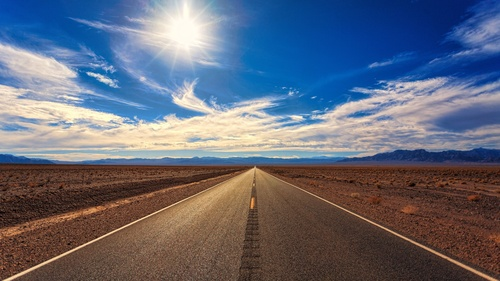
#> input picture course/code/data/features/estrada.jpg, 500 x 281 px
$ python 08_hough.py
#> lines starting #> are read from the running program, lines starting #| are printed output that depends on the picture; after the words box and inside, x2 and y2 are one past the last pixel; in counts of white or black regions, pixels touching at a corner belong together
### course/code/cvutils.py
"""Small helpers shared by every lesson script.

Each lesson is a plain Python script:

    python 05_filtering.py            # opens the figures in a window
    python 05_filtering.py --save out # writes the figures to out/ instead

The helpers only deal with loading data and drawing figures, so the computer
vision code in the lessons stays readable.
"""
import argparse
from pathlib import Path

import cv2
import matplotlib
import numpy as np

DATA = Path(__file__).resolve().parent / "data"

_save_dir = None
_prefix = ""


def setup(lesson):
    """Parse the command line. Call once at the top of a lesson script."""
    global _save_dir, _prefix
    parser = argparse.ArgumentParser(description=f"Lesson {lesson}")
    parser.add_argument("--save", metavar="DIR", help="save figures to DIR instead of showing them")
    args = parser.parse_args()
    _prefix = lesson
    if args.save:
        matplotlib.use("Agg")
        _save_dir = Path(args.save)
        _save_dir.mkdir(parents=True, exist_ok=True)
    np.random.seed(0)


def path(name):
    """Absolute path of a file inside the data/ folder."""
    return DATA / name


def imread(name, flags=cv2.IMREAD_COLOR):
    """cv2.imread that fails loudly instead of silently returning None."""
    img = cv2.imread(str(path(name)), flags)
    if img is None:
        raise FileNotFoundError(f"could not read {path(name)}")
    return img


def _draw(ax, img, title, cmap):
    if img.ndim == 3:
        # OpenCV stores colour images as BGR, Matplotlib expects RGB.
        ax.imshow(cv2.cvtColor(img, cv2.COLOR_BGR2RGB))
    elif img.dtype == np.uint8:
        # Never let Matplotlib stretch the contrast of a uint8 image.
        ax.imshow(img, cmap=cmap, vmin=0, vmax=255)
    elif img.dtype == bool:
        ax.imshow(img, cmap=cmap, vmin=0, vmax=1)
    else:
        ax.imshow(img, cmap=cmap)
    if title:
        ax.set_title(title, fontsize=10)
    ax.axis("off")


# --8<-- [start:show]
def show(name, images, titles=None, cols=None, size=3.4, cmap="gray"):
    """Draw a grid of images. Colour images are assumed to be BGR."""
    import matplotlib.pyplot as plt

    n = len(images)
    cols = cols or n
    rows = (n + cols - 1) // cols
    h, w = images[0].shape[:2]
    cell_h = size * min(max(h / w, 0.3), 1.6)       # follow the aspect ratio of the images
    fig, axes = plt.subplots(rows, cols, figsize=(size * cols, (cell_h + 0.35) * rows), squeeze=False)
    for i, ax in enumerate(axes.flat):
        if i < n:
            _draw(ax, images[i], titles[i] if titles else None, cmap)
        else:
            ax.axis("off")
    finish(name, fig)
# --8<-- [end:show]


def figure(cols=1, rows=1, size=(4.2, 3.2)):
    """Create a figure for custom plots (histograms, curves, 3-D...)."""
    import matplotlib.pyplot as plt

    return plt.subplots(rows, cols, figsize=(size[0] * cols, size[1] * rows), squeeze=False)


def finish(name, fig):
    """Save the figure (with --save) or show it."""
    import matplotlib.pyplot as plt

    fig.tight_layout()
    if _save_dir is not None:
        out = _save_dir / f"{_prefix}-{name}.webp"
        fig.savefig(out, dpi=110, pil_kwargs={"quality": 82})
        print(f"saved {out}")
        plt.close(fig)
    else:
        plt.show()

### course/code/08_hough.py
"""Lesson 08 - The Hough transform for lines (and circles)."""
import cv2
import numpy as np

import cvutils as U

U.setup("08")

# --8<-- [start:duality]
# Each image point (x, y) is a whole *line* b = -x a + y in the (a, b) parameter space.
# Points that are collinear in the image give lines that meet at one (a, b).
pts = [(1, 4), (3, 2), (4, 1)]           # all on y = -x + 5
a = np.linspace(-3, 1, 100)
# --8<-- [end:duality]

fig, axes = U.figure(3, 1, size=(3.4, 3.0))
ax = axes[0, 0]
ax.plot(*zip(*pts), "o", color="#2563eb")
ax.plot([0, 5], [5, 0], color="#94a3b8", lw=1)
ax.set_title("image space (x, y)", fontsize=10)
ax.grid(alpha=.3)
ax = axes[0, 1]
for x, y in pts:
    ax.plot(a, -x * a + y, label=f"b = -{x}a + {y}")
ax.plot(-1, 5, "o", color="k")
ax.set_title("parameter space (a, b)", fontsize=10)
ax.legend(fontsize=7)
ax.grid(alpha=.3)
ax = axes[0, 2]
th = np.linspace(-np.pi / 2, np.pi / 2, 200)
for x, y in pts:
    ax.plot(np.rad2deg(th), x * np.cos(th) + y * np.sin(th))
ax.set_title("(θ, ρ) space: sinusoids", fontsize=10)
ax.set_xlabel("θ (deg)")
ax.grid(alpha=.3)
U.finish("duality", fig)


# --8<-- [start:accumulator]
def hough_lines_acc(edges, rho_res=1, theta_res_deg=1):
    """Vote in (rho, theta): rho = x cos(theta) + y sin(theta)."""
    h, w = edges.shape
    diag = int(np.ceil(np.hypot(h, w)))
    rhos = np.arange(-diag, diag + 1, rho_res)
    thetas = np.deg2rad(np.arange(-90, 90, theta_res_deg))
    acc = np.zeros((len(rhos), len(thetas)), np.int32)
    ys, xs = np.nonzero(edges)
    cos_t, sin_t = np.cos(thetas), np.sin(thetas)
    for x, y in zip(xs, ys):                      # one sinusoid per edge pixel
        r = np.round((x * cos_t + y * sin_t) / rho_res).astype(int) + diag // rho_res
        acc[r, np.arange(len(thetas))] += 1
    return acc, rhos, thetas
# --8<-- [end:accumulator]


# --8<-- [start:peaks]
def hough_peaks(acc, n, min_votes=1, nms_size=21):
    """The n highest cells, each one clearing its neighbourhood (non-maximum suppression)."""
    acc = acc.copy()
    peaks = []
    half = nms_size // 2
    for _ in range(n):
        r, t = np.unravel_index(np.argmax(acc), acc.shape)
        if acc[r, t] < min_votes:
            break
        peaks.append((r, t))
        acc[max(0, r - half):r + half + 1, max(0, t - half):t + half + 1] = 0
    return peaks


def draw_lines(img, lines, color=(0, 0, 255), thickness=2):
    """lines: iterable of (rho, theta)."""
    out = img.copy()
    for rho, theta in lines:
        a, b = np.cos(theta), np.sin(theta)
        x0, y0 = a * rho, b * rho                 # closest point of the line to the origin
        p1 = (int(x0 - 2000 * b), int(y0 + 2000 * a))
        p2 = (int(x0 + 2000 * b), int(y0 - 2000 * a))
        cv2.line(out, p1, p2, color, thickness, cv2.LINE_AA)
    return out
# --8<-- [end:peaks]

road = U.imread("features/estrada.jpg")
#> in imread, img is the input picture: shape (281, 500, 3); mean B, G, R 121, 105.3, 100.2
gray = cv2.cvtColor(road, cv2.COLOR_BGR2GRAY)

# --8<-- [start:lanes]
edges = cv2.Canny(cv2.GaussianBlur(gray, (5, 5), 0), 50, 150)
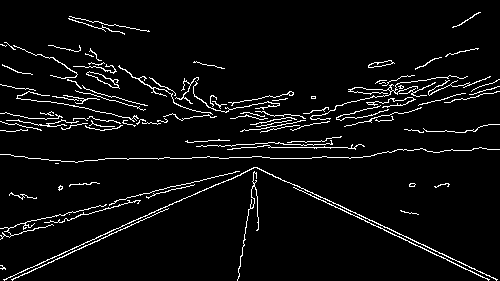
#> edges: shape (281, 500); 5% white in thin lines or dots

# keep only a trapezoid in front of the car: the region of interest
roi = np.zeros_like(edges)
h, w = edges.shape
poly = np.array([[(0, h), (w, h), (w // 2 + 30, int(h * 0.55)), (w // 2 - 30, int(h * 0.55))]], np.int32)
cv2.fillPoly(roi, poly, 255)
#> roi: shape (281, 500); 25.4% white; 1 white region, box (x1, y1, x2, y2) and area: (1, 154, 500, 281) 35653
edges_roi = cv2.bitwise_and(edges, roi)
#> edges_roi: shape (281, 500); 1.1% white in thin lines or dots, all inside (x1, y1, x2, y2) = (3, 156, 498, 281)

acc, rhos, thetas = hough_lines_acc(edges_roi)
#> in hough_lines_acc, `ys, xs = np.nonzero(edges)`: ys = 1539 values from 156 to 280; xs = 1539 values, max 497 at index 1533, min 3 at index 1520, mean 249
#> the loop in hough_lines_acc, `for x, y in zip(xs, ys):` made 1539 passes
#> (x, y) on passes 1 to 3: (252, 156), (253, 156), (254, 156)
#> rhos = 1149 values from -574 to 574; thetas = 180 values from -1.57 to 1.55
peaks = hough_peaks(acc, n=4, min_votes=40)
#> the loop in hough_peaks, `for _ in range(n):` made 4 passes
#> (r, t) on passes 1 to 4: (531, 25), (830, 156), (546, 27), (852, 99)
#> after the loop in hough_peaks, `for _ in range(n):`:
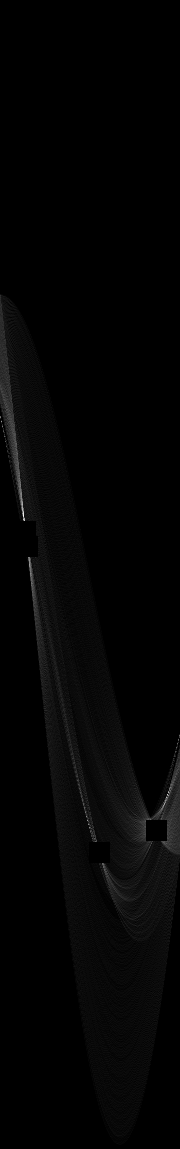
#> acc: shape (1149, 180) int32; min 0, max 75, mean 1.2; drawn with min black and max white
#> after the loop in hough_peaks, `for _ in range(n):`: peaks = [(531, 25), (830, 156), (546, 27), (852, 99)]
#> peaks = [(531, 25), (830, 156), (546, 27), (852, 99)]
lines = [(rhos[r], thetas[t]) for r, t in peaks]
#> lines = [(-43, -1.13), (256, 1.15), (-28, -1.1), (278, 0.157)]
# --8<-- [end:lanes]
print("our peaks (rho, theta deg):", [(int(r), int(np.rad2deg(t))) for r, t in lines])
#| our peaks (rho, theta deg): [(-43, -65), (256, 66), (-28, -63), (278, 9)]

# --8<-- [start:opencv]
cv_lines = cv2.HoughLines(edges_roi, rho=1, theta=np.pi / 180, threshold=60)          # (rho, theta)
#> cv_lines = 17 rows, first 8: [43, 2.01], [256, 1.15], [38, 2.02], [259, 1.13], [46, 2.01], [52, 1.99], [254, 1.17], [258, 1.17]
segments = cv2.HoughLinesP(edges_roi, 1, np.pi / 180, threshold=30,
                           minLineLength=30, maxLineGap=20)                          # (x1, y1, x2, y2)
#> segments = 16 rows, first 6: [234, 157, 497, 279], [3, 279, 275, 158], [293, 187, 489, 279], [15, 277, 168, 208], [5, 279, 94, 239], [294, 187, 422, 247]
# --8<-- [end:opencv]

seg_img = road.copy()
for x1, y1, x2, y2 in segments.reshape(-1, 4):   # (N, 1, 4) in OpenCV 4, (N, 4) in 5
    cv2.line(seg_img, (x1, y1), (x2, y2), (0, 255, 0), 3, cv2.LINE_AA)
#> this loop made 16 passes
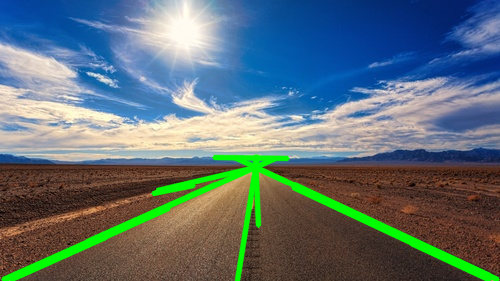
#> seg_img: shape (281, 500, 3); 5.34% of pixels changed, all inside (x1, y1, x2, y2) = (0, 154, 500, 281)
layer = draw_lines(np.zeros_like(road), lines, thickness=3)
#> the loop in draw_lines, `for rho, theta in lines:` made 4 passes
#> (rho, theta, a, b, x0, y0, p1, p2) on passes 1 to 4: (-43, -1.13, 0.423, -0.906, -18.17, 38.97, (1794, 884), (-1830, -806)), (256, 1.15, 0.407, 0.914, 104.1, 233.9, (-1722, 1047), (1931, -579)), (-28, -1.1, 0.454, -0.891, -12.71, 24.95, (1769, 932), (-1794, -883)), (278, 0.157, 0.988, 0.156, 274.6, 43.49, (-38, 2018), (587, -1931))
layer[roi == 0] = 0                                  # draw the infinite lines only inside the ROI
#> layer: shape (281, 500, 3); mean of channels 0, 1, 2 0, 0, 8.1
lanes = road.copy()
lanes[layer.any(axis=2)] = layer[layer.any(axis=2)]
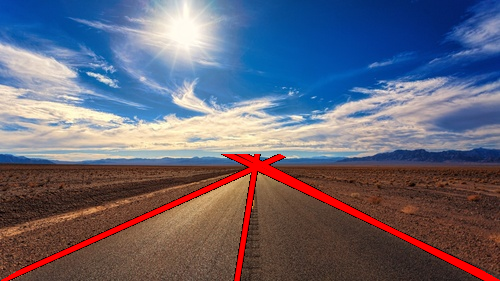
#> lanes: shape (281, 500, 3); 3.82% of pixels changed, all inside (x1, y1, x2, y2) = (1, 154, 500, 281)
U.show("lanes", [edges_roi, lanes, seg_img],
       ["Canny inside the ROI", "our accumulator: 4 peaks", "cv2.HoughLinesP segments"], size=3.8)
#> in show, `n = len(images)`: n = 3
#> in show, `rows = (n + cols - 1) // cols`: rows = 1
#> the loop in show, `for i, ax in enumerate(axes.flat):` made 3 passes

fig, axes = U.figure(1, 1, size=(5.5, 3.6))
ax = axes[0, 0]
ax.imshow(np.sqrt(acc), cmap="magma", aspect="auto",
          extent=[-90, 90, rhos[-1], rhos[0]])
for r, t in peaks:
    ax.plot(np.rad2deg(thetas[t]), rhos[r], "o", mfc="none", mec="#22d3ee", ms=12, mew=2)
#> this loop made 4 passes
ax.set_xlabel("θ (degrees)")
ax.set_ylabel("ρ (pixels)")
ax.set_title("accumulator (√votes) and detected peaks", fontsize=10)
U.finish("accumulator", fig)

# --8<-- [start:circles]
canvas = np.full((300, 400), 40, np.uint8)
#> canvas: shape (300, 400); every value is 40
for (cx, cy, r) in [(90, 100, 50), (250, 160, 70), (330, 60, 30)]:
    cv2.circle(canvas, (cx, cy), r, 200, -1)
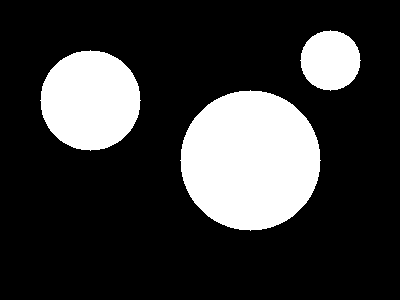
#> canvas: shape (300, 400); values 40 (black) and 200 (white), 21.7% white; 3 white regions, box (x1, y1, x2, y2) and area: (180, 90, 321, 231) 15373, (40, 50, 141, 151) 7845, (300, 30, 361, 91) 2821
canvas = cv2.add(canvas, np.random.randint(0, 40, canvas.shape, dtype=np.uint8))
circles = cv2.HoughCircles(cv2.medianBlur(canvas, 5), cv2.HOUGH_GRADIENT, dp=1, minDist=40,
                           param1=100, param2=20, minRadius=10, maxRadius=100)
#> circles = [[250.5, 159.5, 70.2], [89.5, 99.5, 49.9], [329.5, 57.5, 31.5]]
# --8<-- [end:circles]
out = cv2.cvtColor(canvas, cv2.COLOR_GRAY2BGR)
#> out: shape (300, 400, 3)
for cx, cy, r in np.round(circles.reshape(-1, 3)).astype(int):
    cv2.circle(out, (cx, cy), r, (0, 0, 255), 2)
    cv2.circle(out, (cx, cy), 2, (0, 255, 0), 3)
#> this loop made 3 passes
#> (cx, cy, r) on passes 1 to 3: (250, 160, 70), (90, 100, 50), (330, 58, 32)
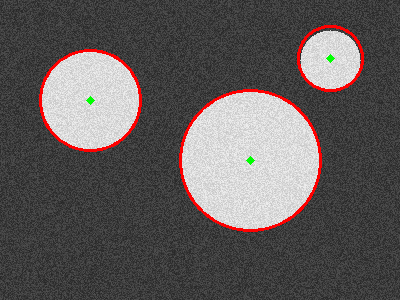
#> out: shape (300, 400, 3); mean B, G, R 91, 91.3, 97
print("circles (x, y, r):", np.round(circles.reshape(-1, 3)).astype(int).tolist())
#| circles (x, y, r): [[250, 160, 70], [90, 100, 50], [330, 58, 32]]
U.show("circles", [canvas, out], ["synthetic disks + noise", "cv2.HoughCircles"], size=3.6)
#> the loop in show (call 2), `for i, ax in enumerate(axes.flat):` made 2 passes
#> call 4 of finish, with name = 'circles'
#> in finish (call 4), `plt.show()`:
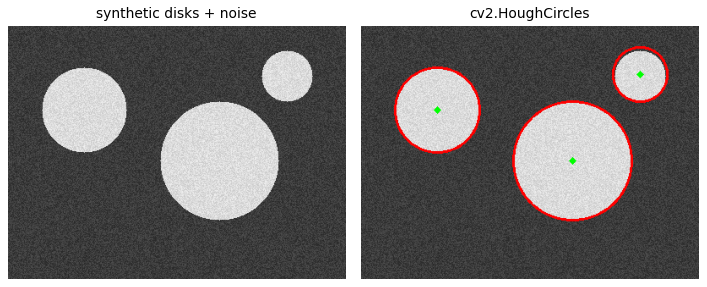
#> figure drawn by matplotlib, 2 panels

$ run again, with course/code/data/features/bat.jpg copied over course/code/data/features/estrada.jpg
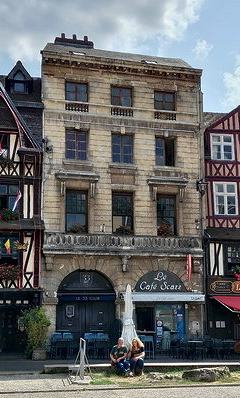
#> input picture course/code/data/features/bat.jpg, 240 x 398 px
#> in imread, img is the input picture: shape (398, 240, 3); mean B, G, R 106.2, 105.8, 104.4
#> edges: shape (398, 240); 14.9% white in thin lines or dots
#> roi: shape (398, 240); 28.4% white; 1 white region, box (x1, y1, x2, y2) and area: (0, 218, 240, 398) 27090
#> edges_roi: shape (398, 240); 4.6% white in thin lines or dots, all inside (x1, y1, x2, y2) = (2, 218, 235, 395)
#> ys = 4441 values from 218 to 394; xs = 4441 values, max 234 at index 4102, min 2 at index 4430, mean 126
#> the loop in hough_lines_acc, `for x, y in zip(xs, ys):` made 4441 passes
#> (x, y) on passes 1 to 3: (111, 218), (121, 218), (125, 218)
#> `acc, rhos, thetas = hough_lines_acc(edges_roi)`: rhos = 931 values from -465 to 465; thetas = 180 values from -1.57 to 1.55
#> the loop in hough_peaks, `for _ in range(n):` made 4 passes
#> (r, t) on passes 1 to 4: (856, 178), (833, 179), (844, 179), (106, 1)
#> after the loop in hough_peaks, `for _ in range(n):`:
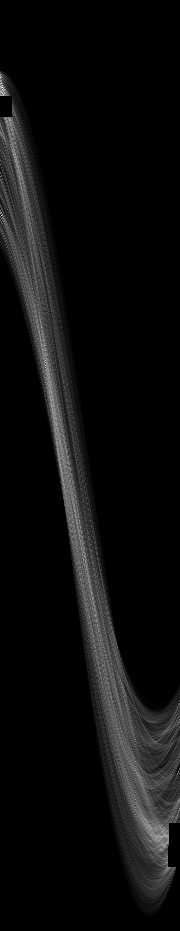
#> acc: shape (931, 180) int32; min 0, max 87, mean 4.6; drawn with min black and max white
#> after the loop in hough_peaks, `for _ in range(n):`: peaks = [(856, 178), (833, 179), (844, 179), (106, 1)]
#> lines = [(391, 1.54), (368, 1.55), (379, 1.55), (-359, -1.55)]
#| our peaks (rho, theta deg): [(391, 88), (368, 89), (379, 89), (-359, -89)]
#> cv_lines = 74 rows, first 8: [391, 1.54], [394, 1.54], [368, 1.55], [365, 1.55], [392, 1.52], [395, 1.52], [380, 1.52], [379, 1.55]
#> segments = 68 rows, first 6: [2, 394, 234, 386], [3, 391, 123, 387], [44, 367, 184, 365], [45, 364, 187, 362], [9, 380, 223, 369], [86, 235, 206, 339]
#> the loop `for x1, y1, x2, y2 in segments.reshape(-1, 4):` made 68 passes
#> the loop in draw_lines, `for rho, theta in lines:` made 4 passes
#> (rho, theta, a, b, x0, y0, p1, p2) on passes 1 to 4: (391, 1.54, 0.0349, 0.999, 13.65, 390.8, (-1985, 460), (2012, 320)), (368, 1.55, 0.0175, 1, 6.42, 367.9, (-1993, 402), (2006, 333)), (379, 1.55, 0.0175, 1, 6.61, 378.9, (-1993, 413), (2006, 344)), (-359, -1.55, 0.0175, -1, -6.27, 358.9, (1993, 393), (-2005, 324))
#> layer: shape (398, 240, 3); mean of channels 0, 1, 2 0, 0, 11.7
#> lanes: shape (398, 240, 3); 5.81% of pixels changed, all inside (x1, y1, x2, y2) = (2, 355, 234, 395)
#> n = 3
#> rows = 1
#> the loop in show, `for i, ax in enumerate(axes.flat):` made 3 passes
#> the loop `for r, t in peaks:` made 4 passes
#> in finish (call 3), `plt.show()`:
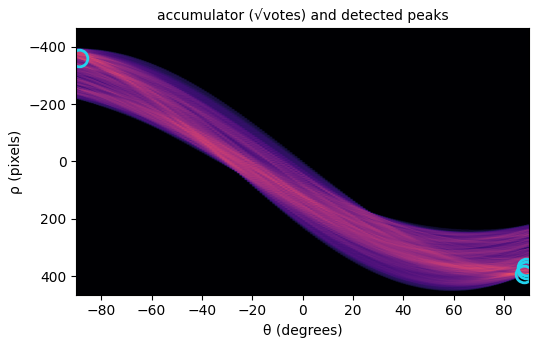
#> figure drawn by matplotlib, 1 panel
#> circles = [[250.5, 159.5, 70.2], [89.5, 99.5, 49.9], [329.5, 57.5, 31.5]]
#> the loop `for cx, cy, r in np.round(circles.reshape(-1, 3)).astype(int):` made 3 passes
#> (cx, cy, r) on passes 1 to 3: (250, 160, 70), (90, 100, 50), (330, 58, 32)
#| circles (x, y, r): [[250, 160, 70], [90, 100, 50], [330, 58, 32]]
#> the loop in show (call 2), `for i, ax in enumerate(axes.flat):` made 2 passes

$ run again, with course/code/data/features/batT.jpg copied over course/code/data/features/estrada.jpg
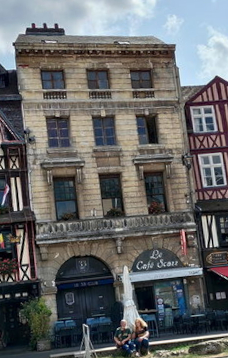
#> input picture course/code/data/features/batT.jpg, 228 x 358 px
#> in imread, img is the input picture: shape (358, 228, 3); mean B, G, R 102.8, 102.4, 101.5
#> edges: shape (358, 228); 14.8% white in thin lines or dots
#> roi: shape (358, 228); 28.7% white; 1 white region, box (x1, y1, x2, y2) and area: (0, 196, 228, 358) 23450
#> edges_roi: shape (358, 228); 4.4% white in thin lines or dots, all inside (x1, y1, x2, y2) = (19, 196, 227, 358)
#> ys = 3556 values from 196 to 357; xs = 3556 values, max 226 at index 3487, min 19 at index 2289, mean 124.8
#> the loop in hough_lines_acc, `for x, y in zip(xs, ys):` made 3556 passes
#> (x, y) on passes 1 to 3: (100, 196), (122, 196), (101, 197)
#> `acc, rhos, thetas = hough_lines_acc(edges_roi)`: rhos = 851 values from -425 to 425; thetas = 180 values from -1.57 to 1.55
#> the loop in hough_peaks, `for _ in range(n):` made 4 passes
#> (r, t) on passes 1 to 4: (782, 173), (70, 0), (548, 90), (671, 175)
#> after the loop in hough_peaks, `for _ in range(n):`:
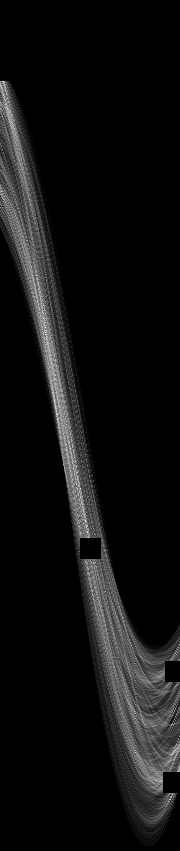
#> acc: shape (851, 180) int32; min 0, max 62, mean 4; drawn with min black and max white
#> after the loop in hough_peaks, `for _ in range(n):`: peaks = [(782, 173), (70, 0), (548, 90), (671, 175)]
#> lines = [(357, 1.45), (-355, -1.57), (123, 0), (246, 1.48)]
#| our peaks (rho, theta deg): [(357, 83), (-355, -90), (123, 0), (246, 85)]
#> cv_lines = 15 rows, first 8: [357, 1.45], [360, 1.45], [355, 1.57], [352, 1.48], [123, 0], [358, 1.47], [246, 1.48], [356, 1.48]
#> segments = 51 rows, first 6: [50, 354, 216, 334], [50, 357, 217, 336], [122, 356, 125, 211], [50, 355, 226, 355], [60, 242, 163, 233], [75, 213, 178, 316]
#> the loop `for x1, y1, x2, y2 in segments.reshape(-1, 4):` made 51 passes
#> the loop in draw_lines, `for rho, theta in lines:` made 4 passes
#> (rho, theta, a, b, x0, y0, p1, p2) on passes 1 to 4: (357, 1.45, 0.122, 0.993, 43.51, 354.3, (-1941, 598), (2028, 110)), (-355, -1.57, 6.12e-17, -1, -2.17e-14, 355, (2000, 355), (-2000, 354)), (123, 0, 1, 0, 123, 0, (123, 2000), (123, -2000)), (246, 1.48, 0.0872, 0.996, 21.44, 245.1, (-1970, 419), (2013, 70))
#> layer: shape (358, 228, 3); mean of channels 0, 1, 2 0, 0, 10.6
#> lanes: shape (358, 228, 3); 5.12% of pixels changed, all inside (x1, y1, x2, y2) = (0, 196, 228, 358)
#> n = 3
#> rows = 1
#> the loop in show, `for i, ax in enumerate(axes.flat):` made 3 passes
#> the loop `for r, t in peaks:` made 4 passes
#> in finish (call 3), `plt.show()`:
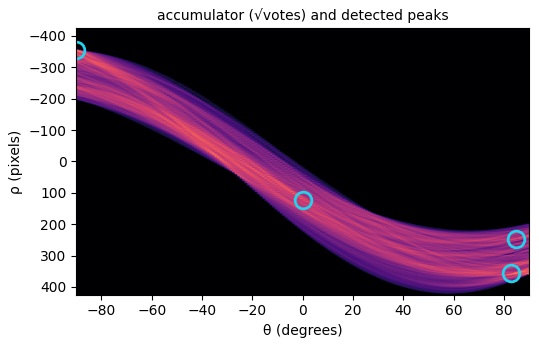
#> figure drawn by matplotlib, 1 panel
#> circles = [[250.5, 159.5, 70.2], [89.5, 99.5, 49.9], [329.5, 57.5, 31.5]]
#> the loop `for cx, cy, r in np.round(circles.reshape(-1, 3)).astype(int):` made 3 passes
#> (cx, cy, r) on passes 1 to 3: (250, 160, 70), (90, 100, 50), (330, 58, 32)
#| circles (x, y, r): [[250, 160, 70], [90, 100, 50], [330, 58, 32]]
#> the loop in show (call 2), `for i, ax in enumerate(axes.flat):` made 2 passes
